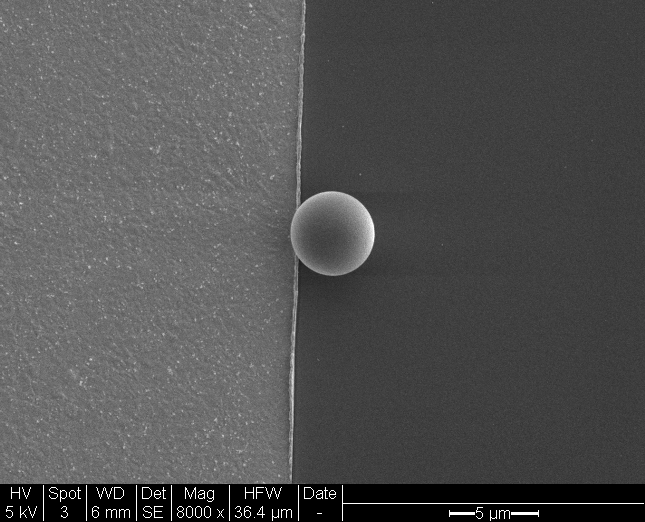
#> input picture scripts/image_analysis/bead_radii/20190108_bead-radii-test-1_8000x.TIF, 645 x 522 px, found by its file name
$ python scale_bar_test.py
#> lines starting #> are read from the running program, lines starting #| are printed output that depends on the picture; long printed decimals are rounded
import numpy as np
import argparse
import cv2

import matplotlib.pyplot as plt

path_base = '/home/charles/opt_lev_analysis/scripts/image_analysis/bead_radii/'
im = '20190108_bead-radii-test-1.TIF'
im = '20190108_bead-radii-test-1_8000x.TIF'

verbose = True
plot = True


####################################################################


image = cv2.imread(path_base + im)
#> image is the input picture: shape (522, 645, 3); min 0, max 255, mean 81.5

output = image.copy()
gray = cv2.cvtColor(image, cv2.COLOR_BGR2GRAY)

## Crop various parts of the image
sem = gray[:484,:]
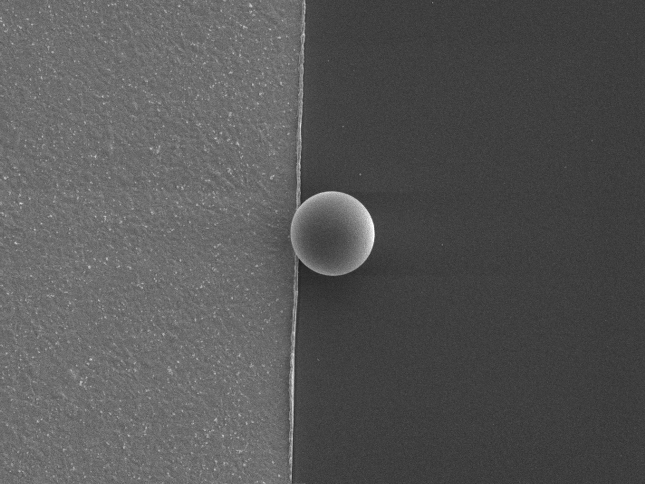
#> sem: shape (484, 645); min 28, max 255, mean 86.3
bar = gray[484:,:]
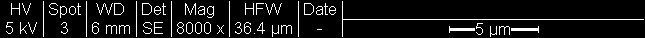
#> bar: shape (38, 645); 7.9% white in thin lines or dots

scale = bar[20:,375:625]

## Determine the pixel -> micron ratio from the scale bar
scale_1d = scale[9,:]
#> scale_1d = 250 values, max 255 at index 74, min 0 at index 0, mean 61.2
for pixel_ind, pixel in enumerate(scale_1d):
    if pixel > 126:
        start_ind = pixel_ind
        break
#> this loop made 75 passes
#> start_ind on pass 75: 74
for pixel_ind, pixel in enumerate(scale_1d[::-1]):
    if pixel > 126:
        stop_ind = len(scale_1d) - pixel_ind - 1
        break
#> this loop made 87 passes
#> stop_ind on pass 87: 163
len = stop_ind - start_ind + 1
#> len = 90
if verbose:
    print('resolution [um]: ', 5.0 / float(len))
#| resolution [um]:  0.05556

if plot:
    plt.imshow(sem, cmap='gray')
    plt.figure()
    plt.imshow(bar, cmap='gray')
    plt.figure()
    plt.imshow(scale, cmap='gray')
    plt.plot([start_ind, stop_ind], [9, 9])
    plt.show()
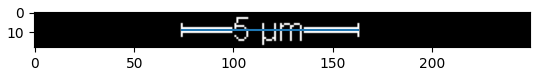
#> figure drawn by matplotlib, 1 panel

$ run again, with scripts/image_analysis/bead_radii/20190108_bead-radii-test-2_10000x.TIF copied over scripts/image_analysis/bead_radii/20190108_bead-radii-test-1_8000x.TIF
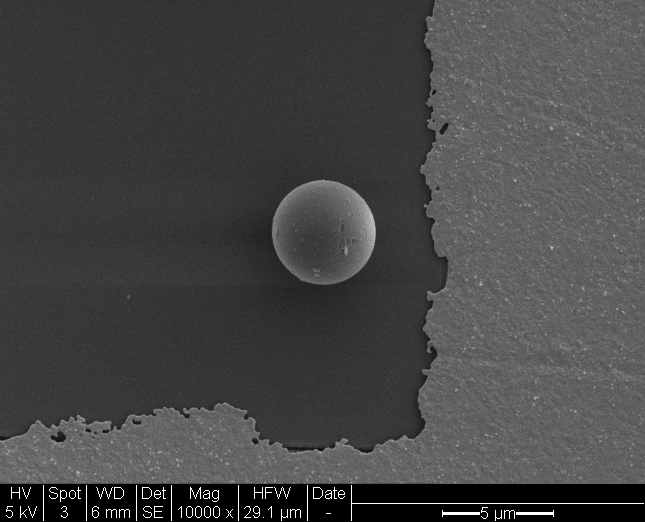
#> input picture scripts/image_analysis/bead_radii/20190108_bead-radii-test-2_10000x.TIF, 645 x 522 px, found by its file name
#> image is the input picture: shape (522, 645, 3); min 0, max 255, mean 69.4
#> `bar = gray[484:,:]`:
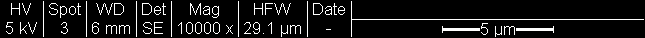
#> bar: shape (38, 645); 8.1% white in thin lines or dots
#> scale_1d = 250 values, max 255 at index 67, min 0 at index 0, mean 83.64
#> the loop `for pixel_ind, pixel in enumerate(scale_1d):` made 68 passes
#> start_ind on pass 68: 67
#> the loop `for pixel_ind, pixel in enumerate(scale_1d[::-1]):` made 72 passes
#> stop_ind on pass 72: 178
#> len = 112
#| resolution [um]:  0.04464
#> `plt.show()`:
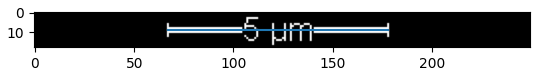
#> figure drawn by matplotlib, 1 panel

$ run again, with scripts/image_analysis/bead_radii/20190108_bead-radii-test-2_6500x.TIF copied over scripts/image_analysis/bead_radii/20190108_bead-radii-test-1_8000x.TIF
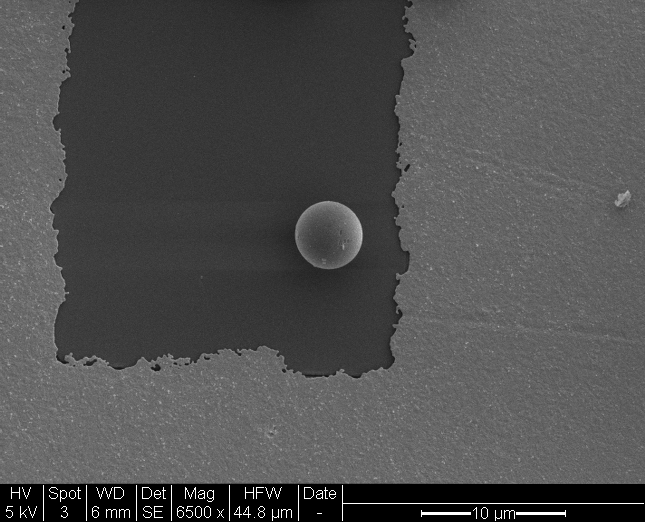
#> input picture scripts/image_analysis/bead_radii/20190108_bead-radii-test-2_6500x.TIF, 645 x 522 px, found by its file name
#> image is the input picture: shape (522, 645, 3); min 0, max 255, mean 79.3
#> `bar = gray[484:,:]`:
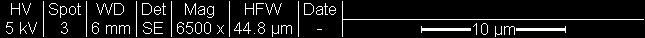
#> bar: shape (38, 645); 8.5% white in thin lines or dots
#> scale_1d = 250 values, max 255 at index 46, min 0 at index 0, mean 110.2
#> the loop `for pixel_ind, pixel in enumerate(scale_1d):` made 47 passes
#> (pixel, start_ind) on pass 47: (255, 46)
#> the loop `for pixel_ind, pixel in enumerate(scale_1d[::-1]):` made 60 passes
#> (pixel, stop_ind) on pass 60: (255, 190)
#> len = 145
#| resolution [um]:  0.03448
#> `plt.show()`:
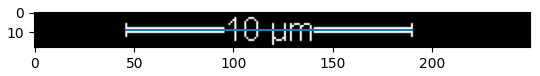
#> figure drawn by matplotlib, 1 panel

$ run again, with scripts/image_analysis/bead_radii/20190108_bead-radii-test-2_8000x.TIF copied over scripts/image_analysis/bead_radii/20190108_bead-radii-test-1_8000x.TIF
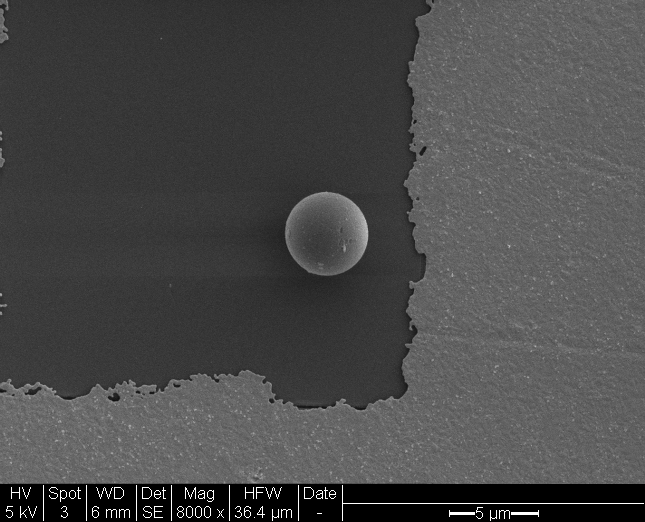
#> input picture scripts/image_analysis/bead_radii/20190108_bead-radii-test-2_8000x.TIF, 645 x 522 px, found by its file name
#> image is the input picture: shape (522, 645, 3); min 0, max 255, mean 73.3
#> `sem = gray[:484,:]`:
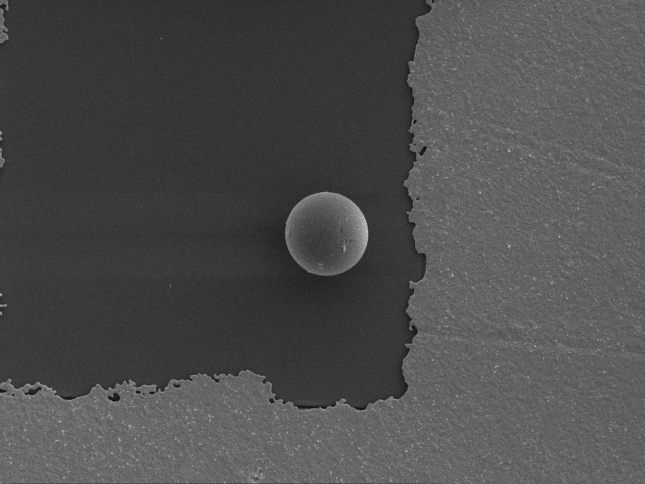
#> sem: shape (484, 645); min 14, max 193, mean 77.4
#> bar: shape (38, 645); 7.9% white in thin lines or dots
#> scale_1d = 250 values, max 255 at index 74, min 0 at index 0, mean 61.2
#> the loop `for pixel_ind, pixel in enumerate(scale_1d):` made 75 passes
#> start_ind on pass 75: 74
#> the loop `for pixel_ind, pixel in enumerate(scale_1d[::-1]):` made 87 passes
#> stop_ind on pass 87: 163
#> len = 90
#| resolution [um]:  0.05556
